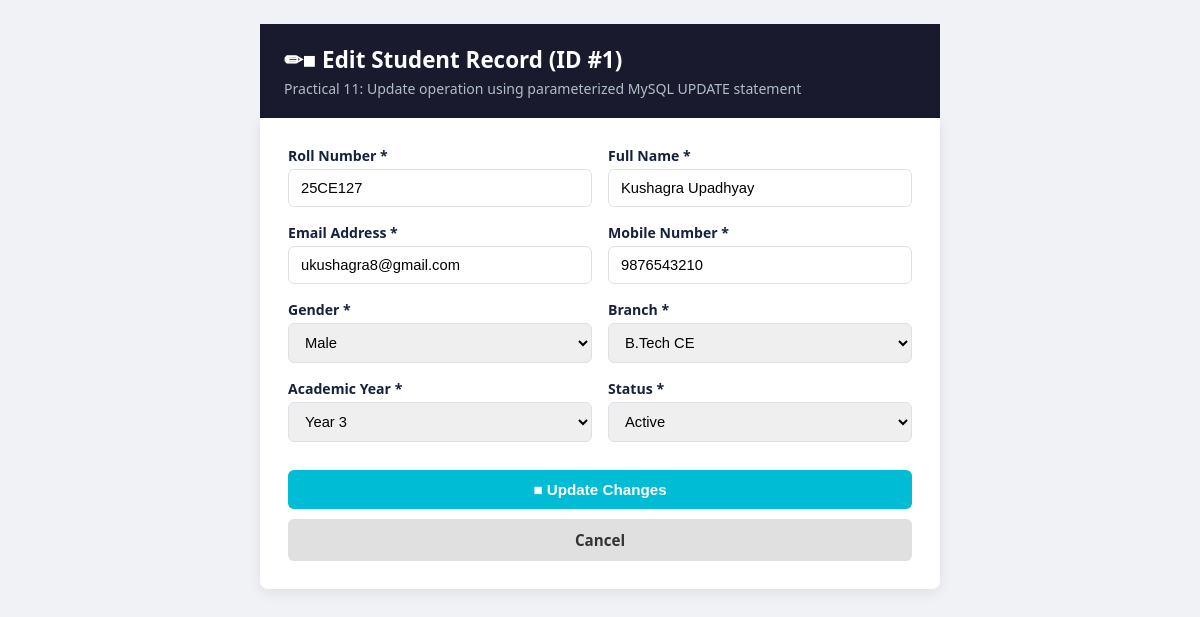
The page /edit_student.php?id=1 on the database its author committed.
### tables this page shows
CREATE TABLE IF NOT EXISTS `students` (
  `id` INT AUTO_INCREMENT PRIMARY KEY,
  `roll_no` VARCHAR(20) NOT NULL UNIQUE,
  `fullname` VARCHAR(100) NOT NULL,
  `email` VARCHAR(100) NOT NULL UNIQUE,
  `mobile` VARCHAR(15) NOT NULL,
  `gender` ENUM('male', 'female', 'other') NOT NULL,
  `course` VARCHAR(50) NOT NULL,
  `year` TINYINT UNSIGNED NOT NULL,
  `status` ENUM('active', 'inactive') NOT NULL DEFAULT 'active',
  `created_at` TIMESTAMP DEFAULT CURRENT_TIMESTAMP,
  `updated_at` TIMESTAMP DEFAULT CURRENT_TIMESTAMP ON UPDATE CURRENT_TIMESTAMP,
  INDEX `idx_course_year` (`course`, `year`),
  INDEX `idx_status` (`status`)
);

### edit_student.php (the view, shortened to what this page needs)
<?php
$id = (int)($_GET['id'] ?? $_POST['id'] ?? 0);
$errors = [];
$student = null;
try {
    $pdo = getDBConnection();
    $stmt = $pdo->prepare("SELECT * FROM students WHERE id = ? LIMIT 1");
    $stmt->execute([$id]);
    $student = $stmt->fetch();
} catch (Exception $e) {
    $_SESSION['flash_error'] = "Database error: " . $e->getMessage();
    header('Location: index.php');
    exit;
}
?>
<!DOCTYPE html>
<html lang="en">
<head>
</head>
<body>
    <div class="container">
        <header>
            <h1>✏■ Edit Student Record (ID #<?= $id ?>)</h1>
            <p>Practical 11: Update operation using parameterized MySQL UPDATE statement</p>
        </header>
        <div class="card" style="border-radius: 0 0 var(--radius) var(--radius);">
            <form method="POST" action="edit_student.php?id=<?= $id ?>" novalidate>
                <div class="form-grid">
                    <div class="form-group">
                        <label for="roll_no">Roll Number *</label>
                        <input type="text" id="roll_no" name="roll_no"
                               value="<?= htmlspecialchars($student['roll_no'] ?? '') ?>"
                               class="<?= isset($errors['roll_no']) ? 'is-invalid' : '' ?>" required>
                    </div>
                    <div class="form-group">
                        <label for="fullname">Full Name *</label>
                        <input type="text" id="fullname" name="fullname"
                               value="<?= htmlspecialchars($student['fullname'] ?? '') ?>"
                               class="<?= isset($errors['fullname']) ? 'is-invalid' : '' ?>" required>
                    </div>
                    <div class="form-group">
                        <label for="email">Email Address *</label>
                        <input type="email" id="email" name="email"
                               value="<?= htmlspecialchars($student['email'] ?? '') ?>"
                               class="<?= isset($errors['email']) ? 'is-invalid' : '' ?>" required>
                    </div>
                    <div class="form-group">
                        <label for="mobile">Mobile Number *</label>
                        <input type="text" id="mobile" name="mobile"
                               value="<?= htmlspecialchars($student['mobile'] ?? '') ?>"
                               class="<?= isset($errors['mobile']) ? 'is-invalid' : '' ?>" required maxlength="10">
                    </div>
                    <div class="form-group">
                        <label for="gender">Gender *</label>
                        <select id="gender" name="gender" required>
                            <option value="male" <?= ($student['gender'] ?? '') === 'male' ? 'selected' : '' ?>>Male</
option>
                            <option value="female" <?= ($student['gender'] ?? '') === 'female' ? 'selected' : ''
?>>Female</option>
                        </select>
                    </div>
                    <div class="form-group">
                        <label for="course">Branch *</label>
                        <select id="course" name="course" required>
                            <option value="btech-ce" <?= ($student['course'] ?? '') === 'btech-ce' ? 'selected' : ''
?>>B.Tech CE</option>
                        </select>
                    </div>
                    <div class="form-group">
                        <label for="year">Academic Year *</label>
                        <select id="year" name="year" required>
                            <option value="3" <?= (string)($student['year'] ?? '') === '3' ? 'selected' : '' ?>>Year
3</option>
                        </select>
                    </div>
                    <div class="form-group">
                        <label for="status">Status *</label>
                        <select id="status" name="status" required>
                            <option value="active" <?= ($student['status'] ?? '') === 'active' ? 'selected' : ''
?>>Active</option>
                        </select>
                    </div>
                    <div class="form-group full-width btn-group">
                        <button type="submit" class="btn btn-save">■ Update Changes</button>
                        <a href="index.php" class="btn btn-cancel">Cancel</a>
                    </div>
                </div>
            </form>
        </div>
    </div>
</body>
</html>

### edit_student.php (style rules this page uses)
:root { --color-primary: #1a1a2e; --color-primary-lt: #16213e; --color-accent: #00bcd4; --color-accent-dark: #0097a7; --color-bg: #f0f2f5; --color-card: #ffffff; --color-danger: #c62828; --color-danger-bg: #ffcdd2; --color-border: #dde1e6; --radius: 8px; --shadow: 0 4px 14px rgba(0,0,0,0.08); --font-sans: 'Segoe UI', Tahoma, Geneva, Verdana, sans-serif; }
* { box-sizing: border-box; }
body { font-family: var(--font-sans); background: var(--color-bg); margin: 0; padding: 24px 16px; }
.container { max-width: 680px; margin: 0 auto; }
.card { background: var(--color-card); border-radius: var(--radius); padding: 28px; box-shadow: var(--shadow); }
header { background: var(--color-primary); color: #fff; padding: 20px 24px; border-radius: var(--radius) var(- -radius) 0 0; }
header h1 { margin: 0 0 4px; font-size: 1.4rem; }
header p { margin: 0; color: #b0bec5; font-size: 0.88rem; }
.form-grid { display: grid; grid-template-columns: 1fr 1fr; gap: 16px; }
.full-width { grid-column: 1 / -1; }
.form-group { display: flex; flex-direction: column; gap: 4px; }
label { font-size: 0.88rem; font-weight: 600; color: var(--color-primary-lt); }
input[type="text"], input[type="email"], select { padding: 10px 12px; border: 1px solid var(--color-border); border-radius: 6px; font-size: 0.92rem; outline: none; }
.btn-group { display: flex; gap: 10px; margin-top: 12px; }
.btn { padding: 11px 20px; border-radius: 6px; font-weight: 600; font-size: 0.95rem; cursor: pointer; border: none; text-decoration: none; }
.btn-save { background: var(--color-accent); color: #fff; flex: 1; }
.btn-cancel { background: #e0e0e0; color: #333; text-align: center; }

### rows shown on the page
students: roll_no "25CE127", fullname "Kushagra Upadhyay", email "ukushagra8@gmail.com", mobile "9876543210", gender "Male", course "B.Tech CE", year "Year 3", status "Active"

### other values the page prints
$id "1"
